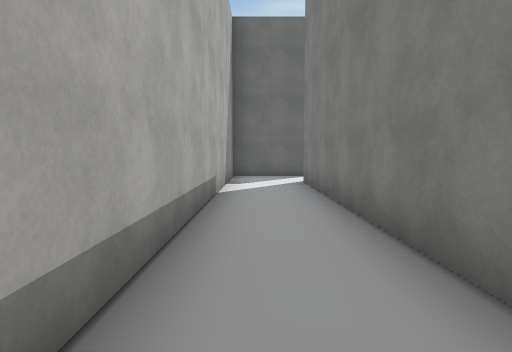
[1] (above)

24 first-person views from a walk through a 3-D level made in the Unity game engine. The camera is 1.5 m above the floor, tilts 4° down and sees 75° across. The floor is counted in squares, 2 m on a side. Each view is taken from the middle of a square. On the plan, view 1 faces up. The plan holds only what a view shows up to about 11 squares ahead; the rest is blank. Some surface patterns are stand-ins.

[2]
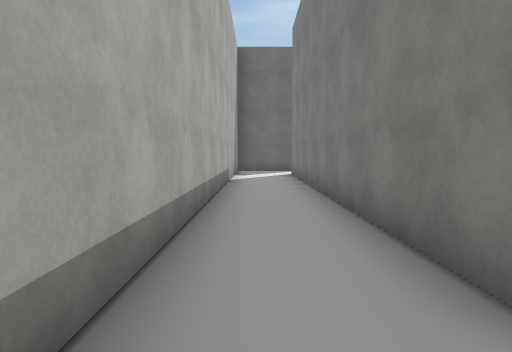

[3]
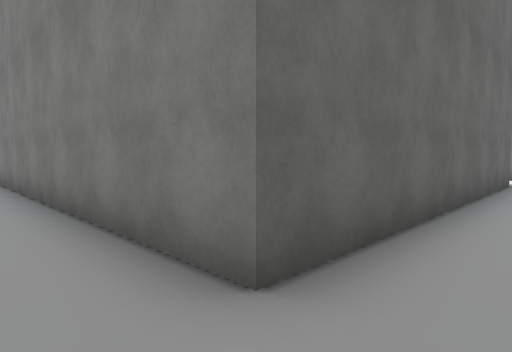

[4]
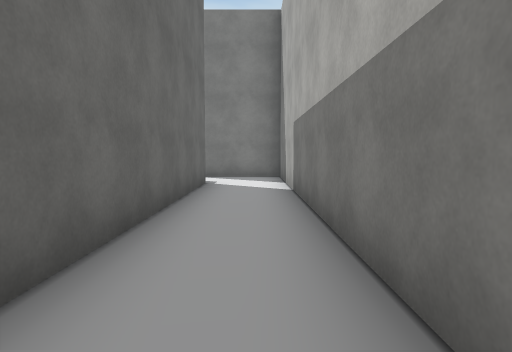

[5]
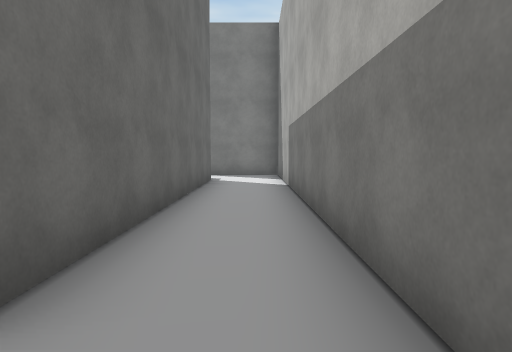

[6]
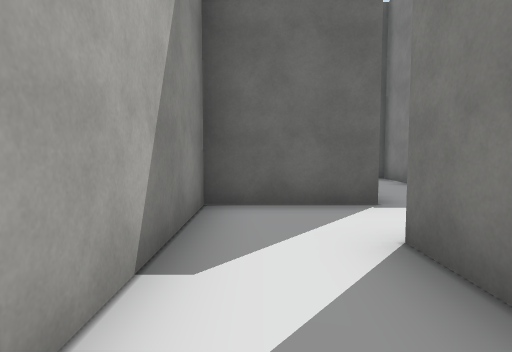

[7]
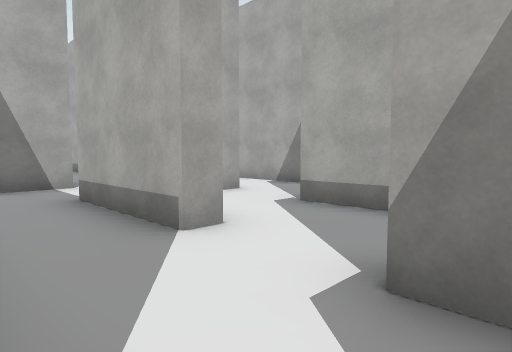

[8]
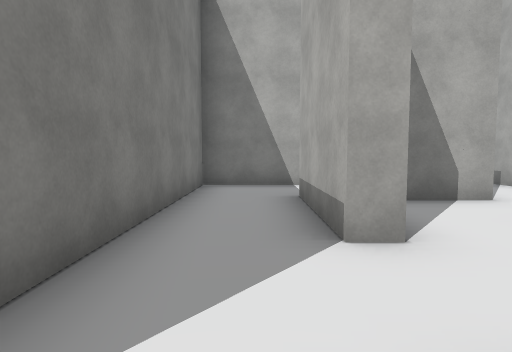

[9]
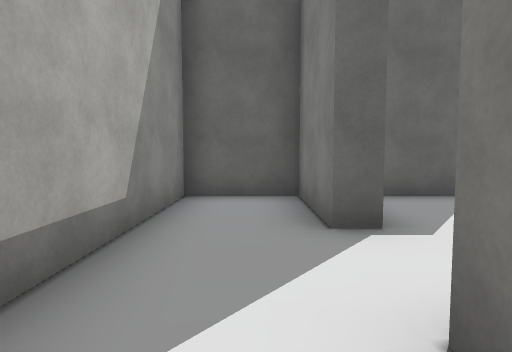

[10]
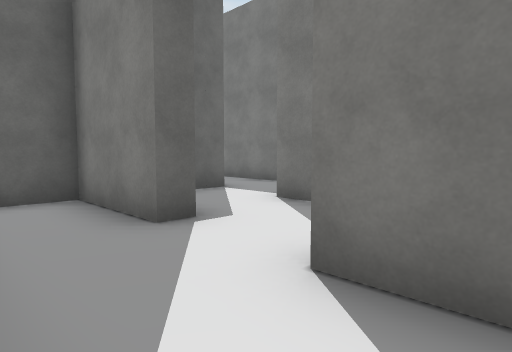

[11]
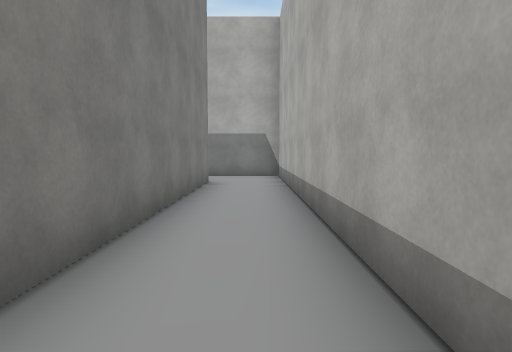

[12]
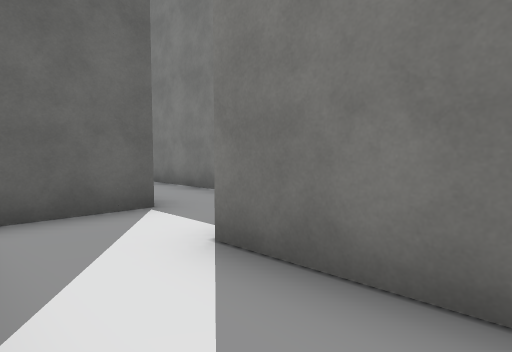

[13]
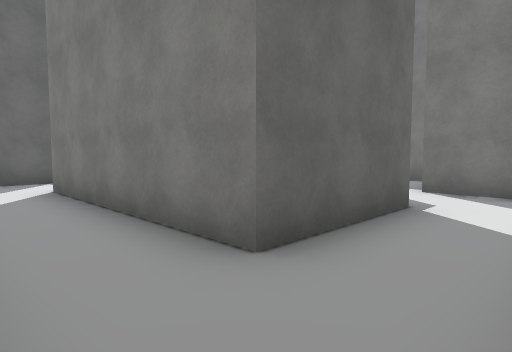

[14]
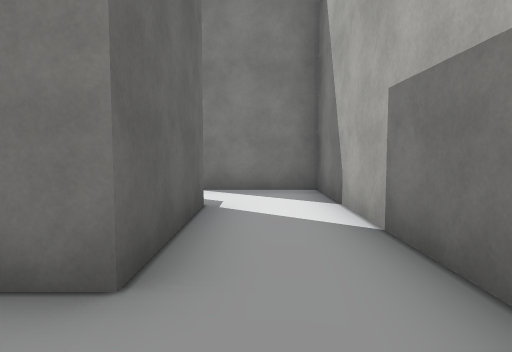

[15]
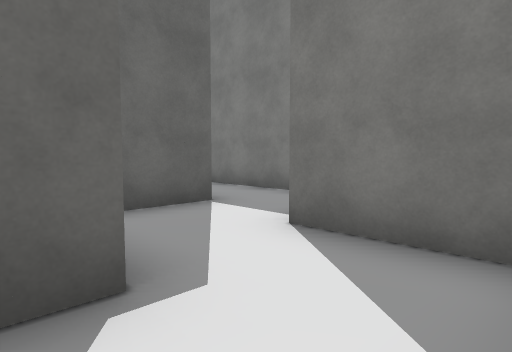

[16]
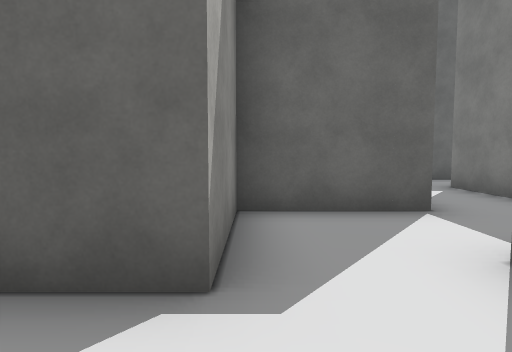

[17]
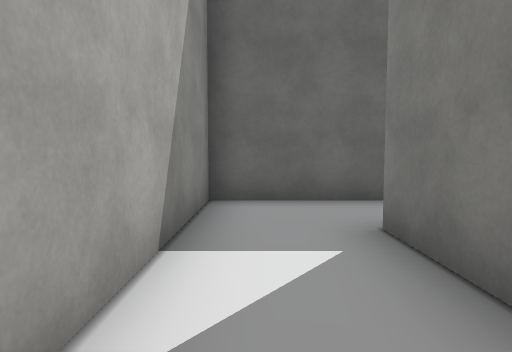

[18]
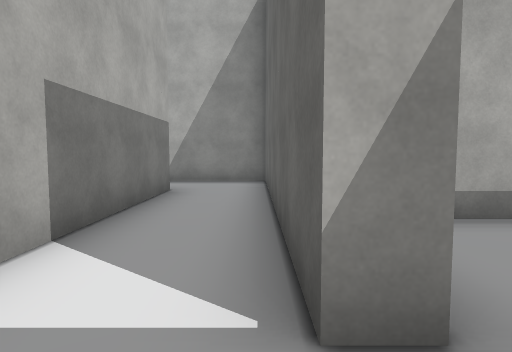

[19]
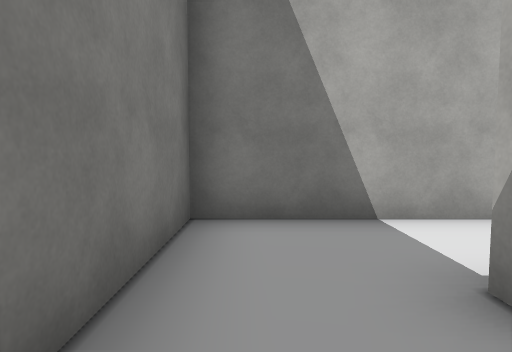

[20]
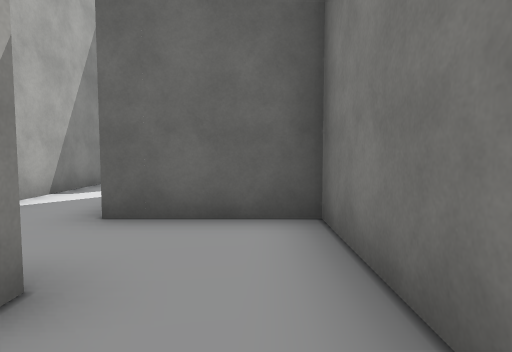

[21]
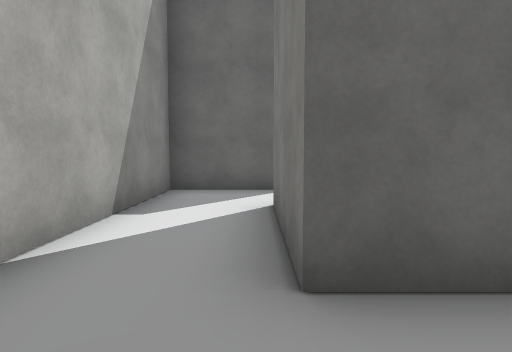

[22]
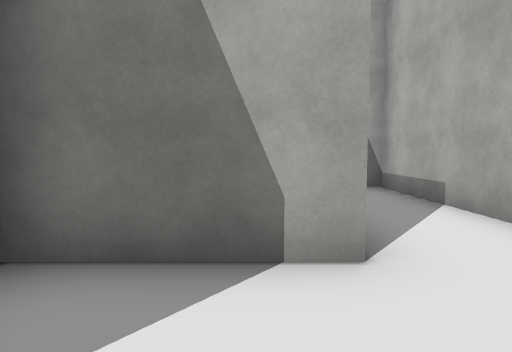

[23]
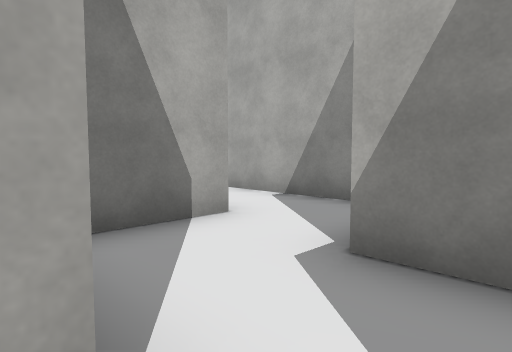

[24]
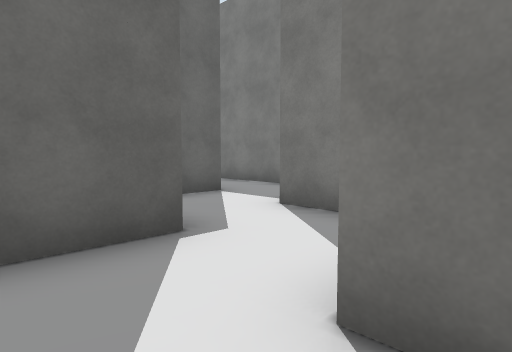

### Floor plan
Ten units are one square. View 1 is at (0, 0); x grows to the right and y downward. Boxes are objects, and circles mark ways between rooms. Rooms are numbered by the first view taken in them; rooms with no view inside come last. Other rooms are left out.
<svg viewBox="-14 -213 232 257">
<path fill="none" stroke="#000" d="M-9 38 110 38M92 18 13 18 13 -88M18 -107 -7 -107 -7 35M113 39 113 14M42 -113 42 -82M42 -139 42 -132M38 -63 62 -63 62 -138M69 -157 51 -157M13 -88 26 -88M38 -101 38 -113M35 13 88 13 88 -12M68 -7 38 -7 38 -63M42 -82 25 -82M94 -32 68 -32 68 -7M113 -20 113 -63M93 -65 93 -39M167 -82 93 -82 93 -65M113 -63 188 -63 188 -85M167 -89 167 -82M188 -85 188 -107 163 -107M163 -107 163 -138M167 -157 143 -157 143 -88 146 -88M163 -138 188 -138 188 -162M167 -168 167 -157M192 -182 182 -182M213 -184 213 -208M42 -132 38 -132 38 -157 18 -157 18 -107M38 -113 42 -113"/>
<circle cx="10" cy="-95" r="3" fill="#2a7"/>
<circle cx="40" cy="-70" r="3" fill="#2a7"/>
<circle cx="40" cy="-125" r="3" fill="#2a7"/>
<circle cx="25" cy="-110" r="3" fill="#2a7"/>
<circle cx="75" cy="-10" r="3" fill="#2a7"/>
<circle cx="100" cy="-60" r="3" fill="#2a7"/>
<circle cx="175" cy="-80" r="3" fill="#2a7"/>
<circle cx="160" cy="-95" r="3" fill="#2a7"/>
<circle cx="160" cy="-145" r="3" fill="#2a7"/>
<circle cx="175" cy="-160" r="3" fill="#2a7"/>
<text x="0" y="-10">1</text>
<text x="50" y="-110">2</text>
<text x="20" y="-100">3</text>
<text x="30" y="-20">4</text>
<text x="90" y="-30">5</text>
<text x="150" y="-70">6</text>
<text x="170" y="-100">7</text>
<text x="150" y="-120">8</text>
<text x="170" y="-150">9</text>
<text x="200" y="-190">10</text>
<text x="30" y="-130">11</text>
</svg>
Room 1 opens to room 3. Room 2 opens to room 4. Room 2 opens to room 11. Room 3 opens to room 11. Room 4 opens to room 5. Room 5 opens to room 6. Room 6 opens to room 7. Room 7 opens to room 8. Room 8 opens to room 9. Room 9 opens to room 10.

Where each view was taken, in squares from view 1:
view 1: 0 up, 0 right, facing up
view 2: 3 down, 0 right, facing up
view 3: 3 down, 0 right, facing up-right
view 4: 3 down, 1 right, facing right
view 5: 3 down, 0 right, facing right
view 6: 6 up, 0 right, facing up
view 7: 14 up, 6 right, facing down-left
view 8: 14 up, 5 right, facing down
view 9: 10 up, 3 right, facing up
view 10: 10 up, 2 right, facing up-right
view 11: 7 up, 0 right, facing down
view 12: 4 up, 2 right, facing up-right
view 13: 1 down, 2 right, facing up-right
view 14: 0 up, 2 right, facing right
view 15: 1 down, 6 right, facing up-right
view 16: 1 down, 7 right, facing up
view 17: 3 up, 10 right, facing up
view 18: 8 up, 18 right, facing left
view 19: 10 up, 18 right, facing down
view 20: 7 up, 18 right, facing up
view 21: 9 up, 16 right, facing up
view 22: 16 up, 17 right, facing down
view 23: 17 up, 19 right, facing down-left
view 24: 13 up, 15 right, facing up-right
